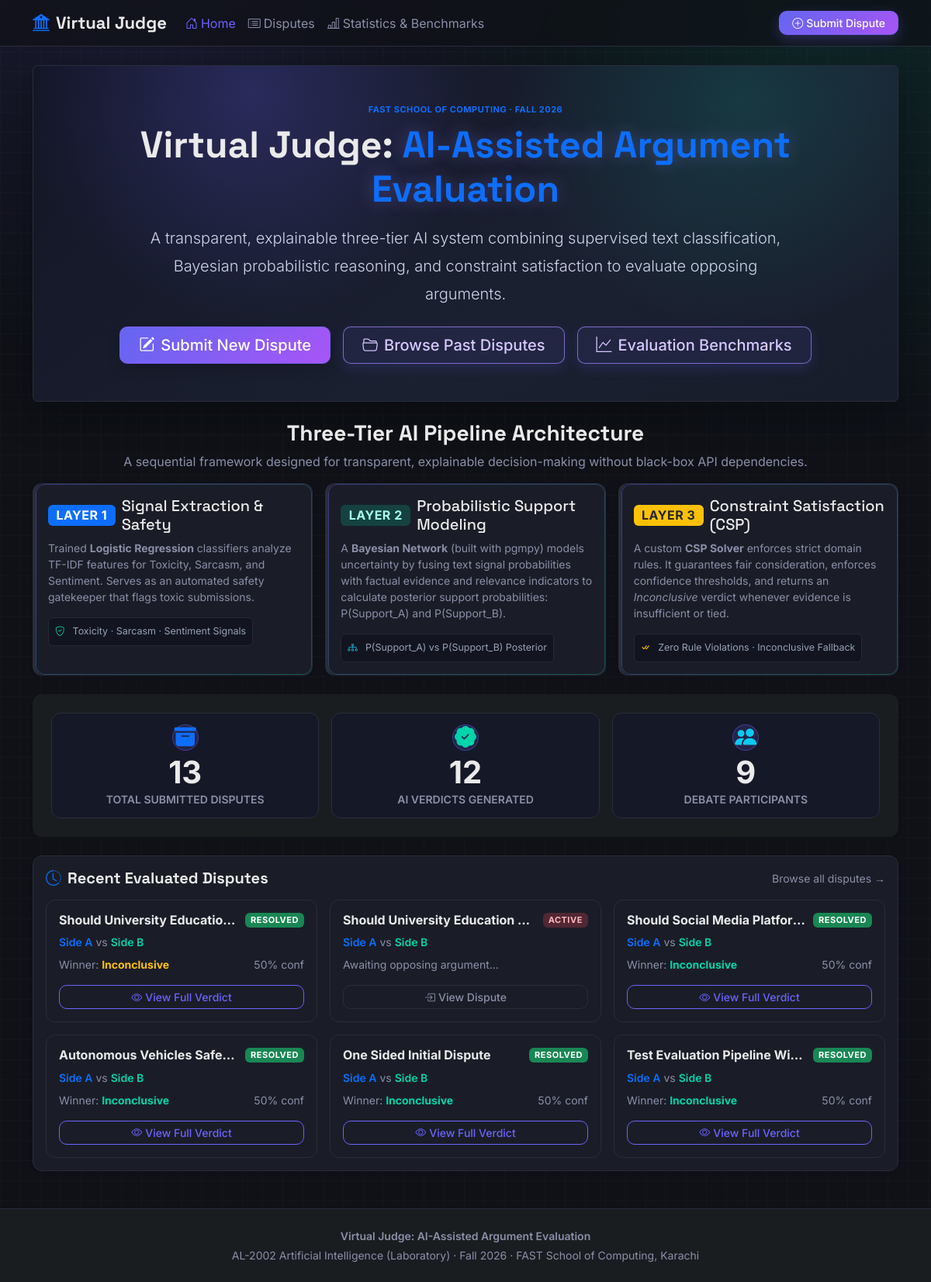
The page / on the database its author committed.
### core/models.py (models this page shows, shortened)
class Dispute(db.Model):
    __tablename__ = "disputes"
    id = db.Column(db.Integer, primary_key=True)
    title = db.Column(db.String(200), nullable=False)
    description = db.Column(db.Text, nullable=True)
    created_by = db.Column(db.Integer, db.ForeignKey("users.id", ondelete="CASCADE"), nullable=False)
    invited_user = db.Column(db.Integer, db.ForeignKey("users.id", ondelete="SET NULL"), nullable=True)
    status = db.Column(db.String(20), nullable=False, default="waiting")  # waiting, active, resolved, flagged
    is_public = db.Column(db.Boolean, nullable=False, default=True)
    moderation_mode = db.Column(db.String(20), nullable=False, default="public")
    created_at = db.Column(db.DateTime, nullable=False, default=datetime.utcnow)
    resolved_at = db.Column(db.DateTime, nullable=True)
    moderator_note = db.Column(db.Text, nullable=True)
    review_state = db.Column(db.String(32), nullable=True)
    creator = db.relationship("User", foreign_keys=[created_by], back_populates="created_disputes")
    invited = db.relationship("User", foreign_keys=[invited_user], back_populates="invited_disputes")
    submissions = db.relationship("Submission", back_populates="dispute", cascade="all, delete-orphan")
    ai_result = db.relationship("AIResult", back_populates="dispute", uselist=False, cascade="all, delete-orphan")

class User(UserMixin, db.Model):
    __tablename__ = "users"
    id = db.Column(db.Integer, primary_key=True)
    username = db.Column(db.String(50), unique=True, nullable=False)
    email = db.Column(db.String(120), unique=True, nullable=False, default="user@virtualjudge.local")
    password_hash = db.Column(db.String(255), nullable=True, default="")
    role = db.Column(db.String(20), nullable=False, default="disputant")
    reputation_score = db.Column(db.Integer, nullable=False, default=0)
    is_active = db.Column(db.Boolean, nullable=False, default=True)
    created_at = db.Column(db.DateTime, nullable=False, default=datetime.utcnow)
    created_disputes = db.relationship("Dispute", foreign_keys="Dispute.created_by", back_populates="creator")
    invited_disputes = db.relationship("Dispute", foreign_keys="Dispute.invited_user", back_populates="invited")
    submissions = db.relationship("Submission", back_populates="user", cascade="all, delete-orphan")
    won_results = db.relationship("AIResult", back_populates="winner")

class AIResult(db.Model):
    __tablename__ = "airesults"
    id = db.Column(db.Integer, primary_key=True)
    dispute_id = db.Column(db.Integer, db.ForeignKey("disputes.id", ondelete="CASCADE"), nullable=False, unique=True)
    toxicity_score_a = db.Column(db.Numeric(5, 4), nullable=False)
    toxicity_score_b = db.Column(db.Numeric(5, 4), nullable=False)
    sentiment_a = db.Column(db.String(20), nullable=False)
    sentiment_b = db.Column(db.String(20), nullable=False)
    sarcasm_score_a = db.Column(db.Numeric(5, 4), nullable=False)
    sarcasm_score_b = db.Column(db.Numeric(5, 4), nullable=False)
    winner_user_id = db.Column(db.Integer, db.ForeignKey("users.id", ondelete="CASCADE"), nullable=True)
    support_score_a = db.Column(db.Numeric(5, 4), nullable=True)
    support_score_b = db.Column(db.Numeric(5, 4), nullable=True)
    is_inconclusive = db.Column(db.Boolean, nullable=False, default=False)
    reasoning = db.Column(db.Text, nullable=False)
    confidence_score = db.Column(db.Numeric(5, 4), nullable=False)
    fallacies_a = db.Column(db.JSON, nullable=True)
    fallacies_b = db.Column(db.JSON, nullable=True)
    created_at = db.Column(db.DateTime, nullable=False, default=datetime.utcnow)
    dispute = db.relationship("Dispute", back_populates="ai_result")
    winner = db.relationship("User", back_populates="won_results")

### routes/disputes.py (the view)
@disputes_bp.route("/")
def home():
    stats = {
        "total_disputes": Dispute.query.count(),
        "total_verdicts": Dispute.query.filter_by(status="resolved").count(),
        "total_users": User.query.count(),
    }
    recent_disputes = (
        Dispute.query.order_by(Dispute.created_at.desc())
        .limit(6)
        .all()
    )
    return render_template(
        "index.html",
        stats=stats,
        recent_disputes=recent_disputes,
    )

### templates/index.html
{% extends 'base.html' %}
{% block content %}
<section class="p-4 p-md-5 rounded hero-section hero-premium mb-4 text-center">
    <p class="hero-kicker mb-2 text-uppercase tracking-wide text-primary fw-bold">FAST School of Computing · Fall 2026</p>
    <h1 class="display-5 fw-bold mb-3">Virtual Judge: <span class="hero-emphasis text-primary">AI-Assisted Argument Evaluation</span></h1>
    <p class="lead hero-lead mb-4 mx-auto" style="max-width: 820px;">
        A transparent, explainable three-tier AI system combining supervised text classification, Bayesian probabilistic reasoning, and constraint satisfaction to evaluate opposing arguments.
    </p>
    <div class="d-flex flex-wrap gap-3 justify-content-center">
        <a href="{{ url_for('disputes.create_dispute_page') }}" class="btn btn-primary btn-lg px-4 hero-cta shadow">
            <i class="bi bi-pencil-square me-2"></i>Submit New Dispute
        </a>
        <a href="{{ url_for('disputes.list_disputes') }}" class="btn btn-outline-primary btn-lg px-4 hero-cta-secondary">
            <i class="bi bi-folder2-open me-2"></i>Browse Past Disputes
        </a>
        <a href="{{ url_for('disputes.statistics_page') }}" class="btn btn-outline-secondary btn-lg px-4 hero-cta-secondary">
            <i class="bi bi-graph-up me-2"></i>Evaluation Benchmarks
        </a>
    </div>
</section>
<section class="mb-4">
    <div class="text-center mb-3">
        <h3 class="fw-bold">Three-Tier AI Pipeline Architecture</h3>
        <p class="text-muted">A sequential framework designed for transparent, explainable decision-making without black-box API dependencies.</p>
    </div>
    <div class="row g-3">
        <div class="col-md-4">
            <div class="card h-100 step-card border-primary-subtle shadow-sm">
                <div class="card-body">
                    <div class="d-flex align-items-center mb-2">
                        <span class="badge text-bg-primary fs-6 me-2">Layer 1</span>
                        <h5 class="card-title mb-0">Signal Extraction & Safety</h5>
                    </div>
                    <p class="text-muted small mb-3">
                        Trained <strong>Logistic Regression</strong> classifiers analyze TF-IDF features for Toxicity, Sarcasm, and Sentiment. Serves as an automated safety gatekeeper that flags toxic submissions.
                    </p>
                    <div class="step-preview mt-auto p-2 rounded text-muted small">
                        <i class="bi bi-shield-check text-success me-1"></i> Toxicity · Sarcasm · Sentiment Signals
                    </div>
                </div>
            </div>
        </div>
        <div class="col-md-4">
            <div class="card h-100 step-card border-info-subtle shadow-sm">
                <div class="card-body">
                    <div class="d-flex align-items-center mb-2">
                        <span class="badge text-bg-info text-white fs-6 me-2">Layer 2</span>
                        <h5 class="card-title mb-0">Probabilistic Support Modeling</h5>
                    </div>
                    <p class="text-muted small mb-3">
                        A <strong>Bayesian Network</strong> (built with pgmpy) models uncertainty by fusing text signal probabilities with factual evidence and relevance indicators to calculate posterior support probabilities: P(Support_A) and P(Support_B).
                    </p>
                    <div class="step-preview mt-auto p-2 rounded text-muted small">
                        <i class="bi bi-diagram-3 text-info me-1"></i> P(Support_A) vs P(Support_B) Posterior
                    </div>
                </div>
            </div>
        </div>
        <div class="col-md-4">
            <div class="card h-100 step-card border-warning-subtle shadow-sm">
                <div class="card-body">
                    <div class="d-flex align-items-center mb-2">
                        <span class="badge text-bg-warning text-dark fs-6 me-2">Layer 3</span>
                        <h5 class="card-title mb-0">Constraint Satisfaction (CSP)</h5>
                    </div>
                    <p class="text-muted small mb-3">
                        A custom <strong>CSP Solver</strong> enforces strict domain rules. It guarantees fair consideration, enforces confidence thresholds, and returns an <em>Inconclusive</em> verdict whenever evidence is insufficient or tied.
                    </p>
                    <div class="step-preview mt-auto p-2 rounded text-muted small">
                        <i class="bi bi-check-all text-warning me-1"></i> Zero Rule Violations · Inconclusive Fallback
                    </div>
                </div>
            </div>
        </div>
    </div>
</section>
<section class="card mb-4 shadow-sm border-0 bg-dark-subtle">
    <div class="card-body p-4">
        <div class="row text-center g-3">
            <div class="col-md-4">
                <div class="stat-box">
                    <div class="stat-icon text-primary mb-1"><i class="bi bi-archive-fill fs-3"></i></div>
                    <div class="display-6 fw-bold stat-counter" data-target="{{ stats.total_disputes if stats else 0 }}">{{ stats.total_disputes if stats else 0 }}</div>
                    <div class="text-muted small text-uppercase fw-semibold">Total Submitted Disputes</div>
                </div>
            </div>
            <div class="col-md-4">
                <div class="stat-box">
                    <div class="stat-icon text-success mb-1"><i class="bi bi-patch-check-fill fs-3"></i></div>
                    <div class="display-6 fw-bold stat-counter" data-target="{{ stats.total_verdicts if stats else 0 }}">{{ stats.total_verdicts if stats else 0 }}</div>
                    <div class="text-muted small text-uppercase fw-semibold">AI Verdicts Generated</div>
                </div>
            </div>
            <div class="col-md-4">
                <div class="stat-box">
                    <div class="stat-icon text-info mb-1"><i class="bi bi-people-fill fs-3"></i></div>
                    <div class="display-6 fw-bold stat-counter" data-target="{{ stats.total_users if stats else 0 }}">{{ stats.total_users if stats else 0 }}</div>
                    <div class="text-muted small text-uppercase fw-semibold">Debate Participants</div>
                </div>
            </div>
        </div>
    </div>
</section>
<section class="card mb-4 shadow-sm">
    <div class="card-body">
        <div class="d-flex align-items-center justify-content-between mb-3">
            <h5 class="card-title mb-0 fw-bold"><i class="bi bi-clock-history me-2 text-primary"></i>Recent Evaluated Disputes</h5>
            <a href="{{ url_for('disputes.list_disputes') }}" class="small text-decoration-none">Browse all disputes &rarr;</a>
        </div>
        {% if recent_disputes %}
        <div class="row g-3">
            {% for dispute in recent_disputes %}
            <div class="col-md-6 col-lg-4">
                <div class="card h-100 border p-3 d-flex flex-column">
                    <div class="d-flex justify-content-between align-items-start gap-2 mb-2">
                        <h6 class="mb-0 fw-bold flex-grow-1 text-truncate" title="{{ dispute.title }}">{{ dispute.title }}</h6>
                        <span class="badge text-bg-{{ 'success' if dispute.status == 'resolved' else 'warning' if dispute.status == 'waiting' else 'danger' }}">
                            {{ dispute.status | capitalize }}
                        </span>
                    </div>
                    <div class="case-vs mb-2 text-muted small">
                        <span class="fw-semibold text-primary">{{ dispute.creator.username if dispute.creator else 'Side A' }}</span>
                        <span class="mx-1">vs</span>
                        <span class="fw-semibold text-success">{{ dispute.invited.username if dispute.invited else 'Side B' }}</span>
                    </div>
                    {% if dispute.ai_result %}
                        <div class="d-flex justify-content-between align-items-center mb-3 small">
                            <span>
                                Winner:
                                <strong class="text-{{ 'warning' if dispute.ai_result.is_inconclusive else 'success' }}">
                                    {{ 'Inconclusive' if dispute.ai_result.is_inconclusive or not dispute.ai_result.winner else dispute.ai_result.winner.username }}
                                </strong>
                            </span>
                            <span class="text-muted">{{ (dispute.ai_result.confidence_score|float * 100)|round|int }}% conf</span>
                        </div>
                        <a href="{{ url_for('disputes.get_verdict', dispute_id=dispute.id) }}" class="btn btn-outline-primary btn-sm w-100 mt-auto">
                            <i class="bi bi-eye me-1"></i>View Full Verdict
                        </a>
                    {% else %}
                        <div class="text-muted small mb-3">Awaiting opposing argument...</div>
                        <a href="{{ url_for('disputes.get_dispute', dispute_id=dispute.id) }}" class="btn btn-outline-secondary btn-sm w-100 mt-auto">
                            <i class="bi bi-box-arrow-in-right me-1"></i>View Dispute
                        </a>
                    {% endif %}
                </div>
            </div>
            {% endfor %}
        </div>
        {% else %}
        <div class="text-center py-4 text-muted">
            <i class="bi bi-inbox fs-2 mb-2 d-block"></i>
            <p>No disputes evaluated yet. Be the first to submit a debate!</p>
            <a href="{{ url_for('disputes.create_dispute_page') }}" class="btn btn-primary btn-sm">Submit First Dispute</a>
        </div>
        {% endif %}
    </div>
</section>
{% endblock %}

### templates/base.html (shortened to what this page needs)
<!DOCTYPE html>
<html lang="en" data-bs-theme="dark">
<head>
    <link href="https://cdn.jsdelivr.net/npm/bootstrap@5.3.3/dist/css/bootstrap.min.css" rel="stylesheet">
    <link href="https://cdn.jsdelivr.net/npm/bootstrap-icons@1.11.3/font/bootstrap-icons.min.css" rel="stylesheet">
    <link rel="stylesheet" href="{{ url_for('static', filename='css/custom.css') }}">
</head>
<body class="vb-app-shell">
<nav class="navbar navbar-expand-lg border-bottom vb-navbar">
    <div class="container">
        <a class="navbar-brand fw-bold" href="{{ url_for('disputes.home') }}">
            <i class="bi bi-bank2 me-2 text-primary"></i>Virtual Judge
        </a>
        <div class="collapse navbar-collapse" id="navMenu">
            <ul class="navbar-nav me-auto mb-2 mb-lg-0">
                <li class="nav-item">
                    <a class="nav-link {{ 'active' if request.endpoint == 'disputes.home' else '' }}" href="{{ url_for('disputes.home') }}">
                        <i class="bi bi-house-door me-1"></i>Home
                    </a>
                </li>
                <li class="nav-item">
                    <a class="nav-link {{ 'active' if request.endpoint == 'disputes.list_disputes' else '' }}" href="{{ url_for('disputes.list_disputes') }}">
                        <i class="bi bi-card-list me-1"></i>Disputes
                    </a>
                </li>
                <li class="nav-item">
                    <a class="nav-link {{ 'active' if request.endpoint == 'disputes.statistics_page' else '' }}" href="{{ url_for('disputes.statistics_page') }}">
                        <i class="bi bi-bar-chart-line me-1"></i>Statistics & Benchmarks
                    </a>
                </li>
            </ul>
            <div class="d-flex align-items-center gap-2">
                <a class="btn btn-primary btn-sm px-3" href="{{ url_for('disputes.create_dispute_page') }}">
                    <i class="bi bi-plus-circle me-1"></i>Submit Dispute
                </a>
            </div>
        </div>
    </div>
</nav>
<main class="container py-4 vb-page-fade vb-main">
    {% block content %}{% endblock %}
</main>
<footer class="border-top py-4 vb-footer mt-auto bg-dark-subtle">
    <div class="container text-center text-muted small">
        <p class="mb-1 fw-semibold">Virtual Judge: AI-Assisted Argument Evaluation</p>
        <p class="mb-0">AL-2002 Artificial Intelligence (Laboratory) · Fall 2026 · FAST School of Computing, Karachi</p>
    </div>
</footer>
<div id="globalToastStack" class="toast-container position-fixed top-0 end-0 p-3 vb-toast-stack" aria-live="polite" aria-atomic="true"></div>
</body>
</html>

### rows shown on the page
Dispute: title "Should University Educatio…", status "RESOLVED", creator "Side A", invited "Side B"
AIResult: is_inconclusive "Inconclusive", (dispute.ai_result.confidence_score|float*100)|round|int "50"
Dispute: title "Should University Education…", status "ACTIVE", creator "Side A", invited "Side B"
Dispute: title "Should Social Media Platfor…", status "RESOLVED", creator "Side A", invited "Side B"
AIResult: is_inconclusive "Inconclusive", (dispute.ai_result.confidence_score|float*100)|round|int "50"
Dispute: title "Autonomous Vehicles Safe…", status "RESOLVED", creator "Side A", invited "Side B"
AIResult: is_inconclusive "Inconclusive", (dispute.ai_result.confidence_score|float*100)|round|int "50"
Dispute: title "One Sided Initial Dispute", status "RESOLVED", creator "Side A", invited "Side B"
AIResult: is_inconclusive "Inconclusive", (dispute.ai_result.confidence_score|float*100)|round|int "50"
Dispute: title "Test Evaluation Pipeline Wi…", status "RESOLVED", creator "Side A", invited "Side B"
AIResult: is_inconclusive "Inconclusive", (dispute.ai_result.confidence_score|float*100)|round|int "50"

### other values the page prints
{{ stats.total_disputes if stats else 0 }} "13"
{{ stats.total_verdicts if stats else 0 }} "12"
{{ stats.total_users if stats else 0 }} "9"
